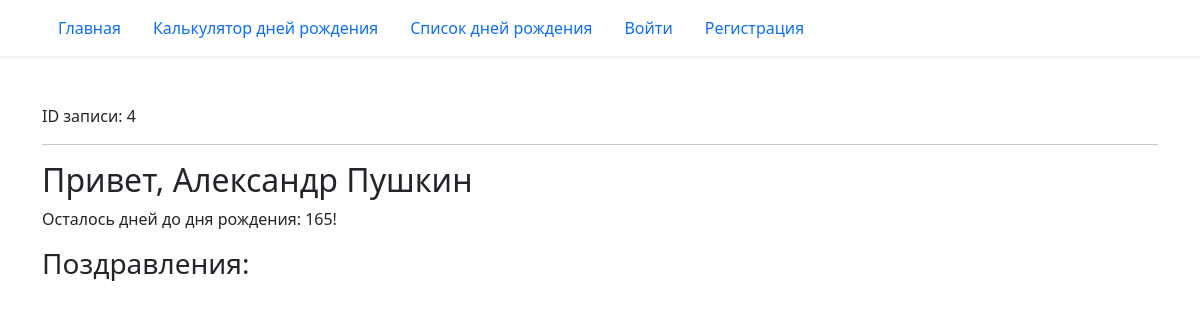
Page /birthday/4/ on the committed database.
### birthday/models.py (models this page shows, shortened)
class Birthday(models.Model):
    first_name = models.CharField('Имя', max_length=20)
    last_name = models.CharField(
        'Фамилия', max_length=20, help_text='Необязательное поле', blank=True
    )
    birthday = models.DateField('Дата рождения', validators=(real_age,))
    image = models.ImageField('Фото', upload_to='birthdays_images', blank=True)
    author = models.ForeignKey(
        User, verbose_name='Автор записи', on_delete=models.CASCADE, null=True
    )
    class Meta:
        constraints = (
             models.UniqueConstraint(
                fields=('first_name', 'last_name', 'birthday'),
                name='Unique person constraint',
                ),
            )

### birthday/views.py (the view)
# urls.py: path('<int:pk>/', views.BirthdayDetailView.as_view(), name='detail'),
class BirthdayDetailView(DetailView):
    model = Birthday
    def get_context_data(self, **kwargs):
        context = super().get_context_data(**kwargs)
        context['birthday_countdown'] = calculate_birthday_countdown(
            self.object.birthday
        )
        context['form'] = CongratulationForm()
        context['congratulations'] = (
            self.object.congratulations.select_related('author')
        )
        return context

### birthday/utils.py (called while the page is built)
def calculate_birthday_countdown(birthday):
    today = date.today()
    this_year_birthday = get_birthday_for_year(birthday, today.year)
    if this_year_birthday < today:
        next_birthday = get_birthday_for_year(birthday, today.year + 1)
    else:
        next_birthday = this_year_birthday
    birthday_countdown = (next_birthday - today).days
    return birthday_countdown

def get_birthday_for_year(birthday, year):
    try:
        calculated_birthday = birthday.replace(year=year)
    except ValueError:
        calculated_birthday = date(year=year, month=3, day=1)
    return calculated_birthday

### templates/birthday/birthday_detail.html (shortened to what this page needs)
{% extends "base.html" %}
{% load django_bootstrap5 %}
{% block content %}
  ID записи: {{ object.id }}
  <hr>
  <h2>Привет, {{ object.first_name }} {{ object.last_name }}</h2>
  {% if birthday_countdown == 0 %}
    <p>С днём рождения!</p>
  {% else %}
    <p>Осталось дней до дня рождения: {{ birthday_countdown }}!</p>
  {% endif %}
  <div>
    <h3>Поздравления:</h3>
  </div>
{% endblock content %}

### rows in the picture
Birthday: id "4", first_name "Александр", last_name "Пушкин"

### other values in the picture
{{ birthday_countdown }} "165"
